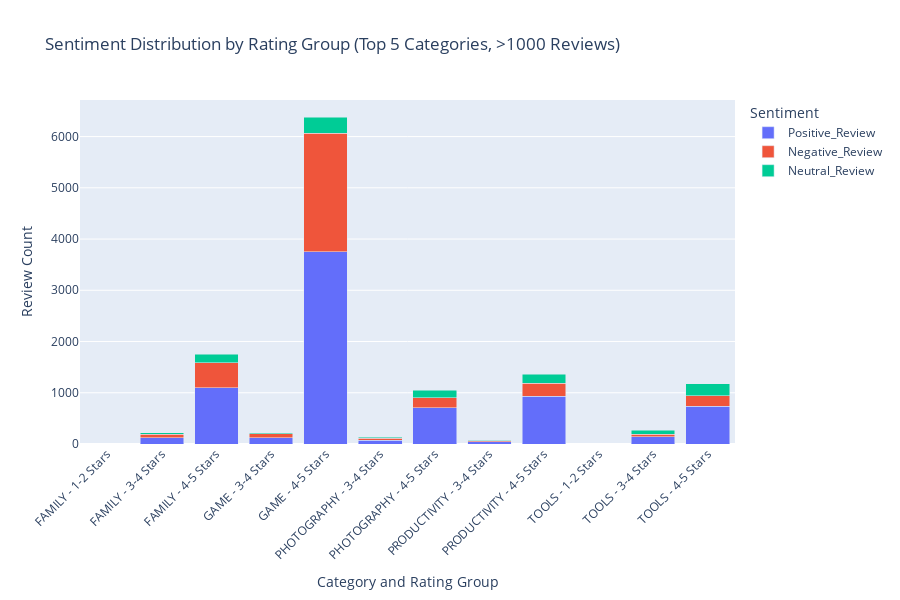

The code cell stored with this chart in its notebook:
### Code cell
fig = px.bar(
    melted,
    x = 'Category_Rating',
    y = 'Review Count',
    color="Sentiment",
    title="Sentiment Distribution by Rating Group (Top 5 Categories, >1000 Reviews)",
    labels = {"Category_Rating": "Category and Rating Group"},
    barmode='stack',
    height=600
)
fig.update_layout(xaxis_tickangle=-45)
fig.show()

### Figure 1 — Plotly figure (JSON) as saved in the notebook; plotly's stock layout.template omitted (floating-point values rounded to 4 significant figures)
{"data": [{"hovertemplate": "Sentiment=Positive_Review<br>Category and Rating Group=%{x}<br>Review Count=%{y}<extra></extra>", "legendgroup": "Positive_Review", "marker": {"color": "#636efa", "pattern": {"shape": ""}}, "name": "Positive_Review", "orientation": "v", "showlegend": true, "textposition": "auto", "type": "bar", "x": ["FAMILY - 1-2 Stars", "FAMILY - 3-4 Stars", "FAMILY - 4-5 Stars", "GAME - 3-4 Stars", "GAME - 4-5 Stars", "PHOTOGRAPHY - 3-4 Stars", "PHOTOGRAPHY - 4-5 Stars", "PRODUCTIVITY - 3-4 Stars", "PRODUCTIVITY - 4-5 Stars", "TOOLS - 1-2 Stars", "TOOLS - 3-4 Stars", "TOOLS - 4-5 Stars"], "xaxis": "x", "y": [0.0, 123.0, 1094.0, 124.0, 3755.0, 72.0, 709.0, 40.0, 936.0, 0.0, 137.0, 739.0], "yaxis": "y"}, {"hovertemplate": "Sentiment=Negative_Review<br>Category and Rating Group=%{x}<br>Review Count=%{y}<extra></extra>", "legendgroup": "Negative_Review", "marker": {"color": "#EF553B", "pattern": {"shape": ""}}, "name": "Negative_Review", "orientation": "v", "showlegend": true, "textposition": "auto", "type": "bar", "x": ["FAMILY - 1-2 Stars", "FAMILY - 3-4 Stars", "FAMILY - 4-5 Stars", "GAME - 3-4 Stars", "GAME - 4-5 Stars", "PHOTOGRAPHY - 3-4 Stars", "PHOTOGRAPHY - 4-5 Stars", "PRODUCTIVITY - 3-4 Stars", "PRODUCTIVITY - 4-5 Stars", "TOOLS - 1-2 Stars", "TOOLS - 3-4 Stars", "TOOLS - 4-5 Stars"], "xaxis": "x", "y": [0.0, 63.0, 489.0, 78.0, 2312.0, 40.0, 195.0, 21.0, 245.0, 0.0, 58.0, 198.0], "yaxis": "y"}, {"hovertemplate": "Sentiment=Neutral_Review<br>Category and Rating Group=%{x}<br>Review Count=%{y}<extra></extra>", "legendgroup": "Neutral_Review", "marker": {"color": "#00cc96", "pattern": {"shape": ""}}, "name": "Neutral_Review", "orientation": "v", "showlegend": true, "textposition": "auto", "type": "bar", "x": ["FAMILY - 1-2 Stars", "FAMILY - 3-4 Stars", "FAMILY - 4-5 Stars", "GAME - 3-4 Stars", "GAME - 4-5 Stars", "PHOTOGRAPHY - 3-4 Stars", "PHOTOGRAPHY - 4-5 Stars", "PRODUCTIVITY - 3-4 Stars", "PRODUCTIVITY - 4-5 Stars", "TOOLS - 1-2 Stars", "TOOLS - 3-4 Stars", "TOOLS - 4-5 Stars"], "xaxis": "x", "y": [0.0, 36.0, 165.0, 14.0, 311.0, 15.0, 145.0, 14.0, 184.0, 0.0, 76.0, 243.0], "yaxis": "y"}], "layout": {"barmode": "stack", "height": 600, "legend": {"title": {"text": "Sentiment"}, "tracegroupgap": 0}, "title": {"text": "Sentiment Distribution by Rating Group (Top 5 Categories, >1000 Reviews)"}, "xaxis": {"anchor": "y", "domain": [0, 1], "tickangle": -45, "title": {"text": "Category and Rating Group"}}, "yaxis": {"anchor": "x", "domain": [0, 1], "title": {"text": "Review Count"}}}}
